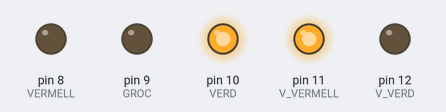
A sketch run on a simulated Arduino Uno, built with avr-gcc and run on an emulated ATmega328P. Shown: output pins drawn as LEDs (lit = HIGH).

Above: at 2.0 s.
At 4.7 s:
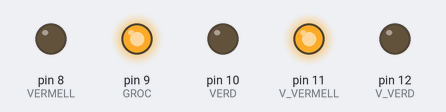
At 7.5 s:
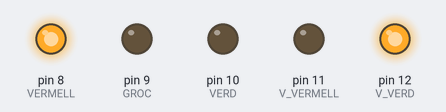
Timing chart, 0 to 12.4 s (numbered marks = the images above):
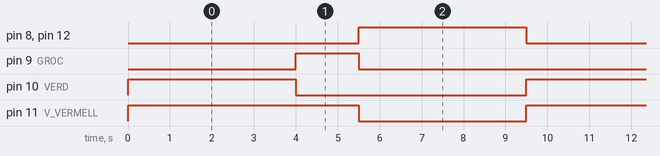

The sketch:

ampliat.ino
```cpp
/*
  Solucionari Repte SA2-A · Semafor d'un encreuament (AMPLIAT)
  AMPLIACIO 1: constants per als pins i variables per als temps.
  AMPLIACIO 2: semafor de vianants coordinat (verd vianants quan vermell cotxes).
  AMPLIACIO 3: cada fase encapsulada en una funcio.
  Circuit cotxes: VERMELL=8, GROC=9, VERD=10.
  Circuit vianants: V_VERMELL=11, V_VERD=12. (tots amb 220 ohm)
*/

const int VERMELL = 8, GROC = 9, VERD = 10;       // cotxes
const int V_VERMELL = 11, V_VERD = 12;            // vianants

// AMPLIACIO 1: temps en variables
int tVerd = 4000, tGroc = 1500, tVermell = 4000;

void setup() {
  pinMode(VERMELL, OUTPUT); pinMode(GROC, OUTPUT); pinMode(VERD, OUTPUT);
  pinMode(V_VERMELL, OUTPUT); pinMode(V_VERD, OUTPUT);
}

// AMPLIACIO 3: una funcio per fase
void faseCotxesPassen() {
  digitalWrite(VERD, HIGH); digitalWrite(GROC, LOW); digitalWrite(VERMELL, LOW);
  digitalWrite(V_VERMELL, HIGH); digitalWrite(V_VERD, LOW);   // vianants aturats
  delay(tVerd);
}

void faseAtencio() {
  digitalWrite(VERD, LOW); digitalWrite(GROC, HIGH);
  delay(tGroc);
}

void faseVianantsPassen() {
  digitalWrite(GROC, LOW); digitalWrite(VERMELL, HIGH);       // cotxes aturats
  digitalWrite(V_VERMELL, LOW); digitalWrite(V_VERD, HIGH);   // AMPLIACIO 2: vianants verd
  delay(tVermell);
}

void loop() {
  faseCotxesPassen();
  faseAtencio();
  faseVianantsPassen();
}
```

Measured:
- by itself, pin 8 (VERMELL), pin 10 (VERD), pin 12 (V_VERD): alternates HIGH for 4.0 s and LOW for 5.5 s
- by itself, pin 9 (GROC): alternates HIGH for 1.5 s and LOW for 8.0 s
- by itself, pin 11 (V_VERMELL): alternates HIGH for 5.5 s and LOW for 4.0 s
